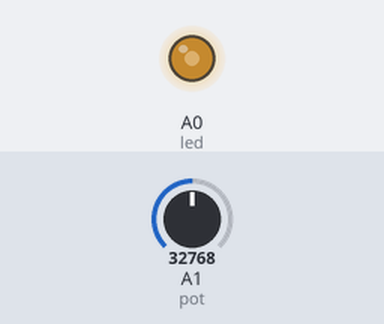
Simulated run of this program. Board: CircuitPython board. On the bench: output pins drawn as LEDs (lit = HIGH). The test bench sets the inputs (shaded band); at power-on: A1 (pot) = 32768 (analog values on the 0–65535 scale).

Above: at 1.2 s.
1.3 s: A1 (pot) set to 45874
At 2.2 s:
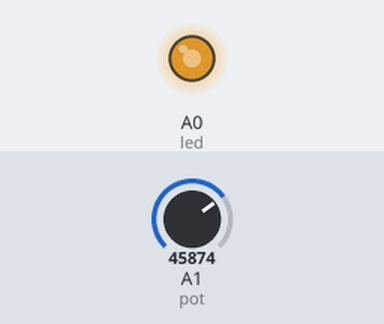
2.8 s: A1 (pot) set to 57670
At 3.4 s:
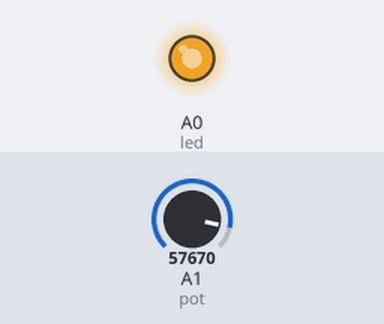
4.3 s: A1 (pot) set to 7864
At 4.6 s:
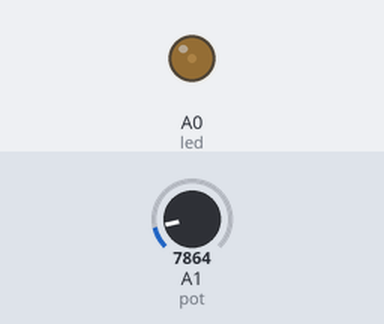
5.8 s: A1 (pot) set to 0
At 7.0 s:
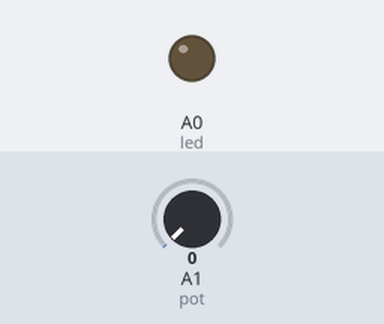
7.3 s: A1 (pot) set to 32767
At 8.2 s:
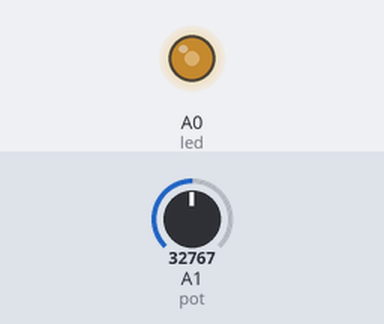
Timing chart, 0 to 9.8 s (numbered marks = the images above; inputs shaded):
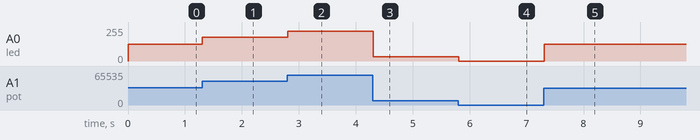

Measured:
- after the input at 1.3 s, A0 (led): 127/255 → 178/255 at once
- after the input at 2.8 s, A0 (led): 178/255 → 224/255 at once
- after the input at 4.3 s, A0 (led): 224/255 → 31/255 at once
- after the input at 5.8 s, A0 (led): 31/255 → 0/255 at once
- after the input at 7.3 s, A0 (led): 0/255 → 127/255 at once

The program:

analog-inout.py
```python
"""CircuitPython Basics Analog In Out example"""
import board
import analogio
import time

#potentiometer setup
pot = analogio.AnalogIn(board.A1)

# led setup
led = analogio.AnalogOut(board.A0)

#convert analog in signal to 0-3.3 voltage
def get_voltage(pin):
    return (pin.value * 3.3) / 65536


#convert digital signal to analog out
def dac_value(volts):
    return int(volts / 3.3 * 65535)


while True:

    #get pot voltage
    pot_volts = get_voltage(pot);

    #get value from voltage and set as led value
    led.value = dac_value(pot_volts)

    #delay between reading
    time.sleep(0.1)


"""
while True:
    led.value = pot.value

    #delay between reading
    time.sleep(0.1)
"""
```
